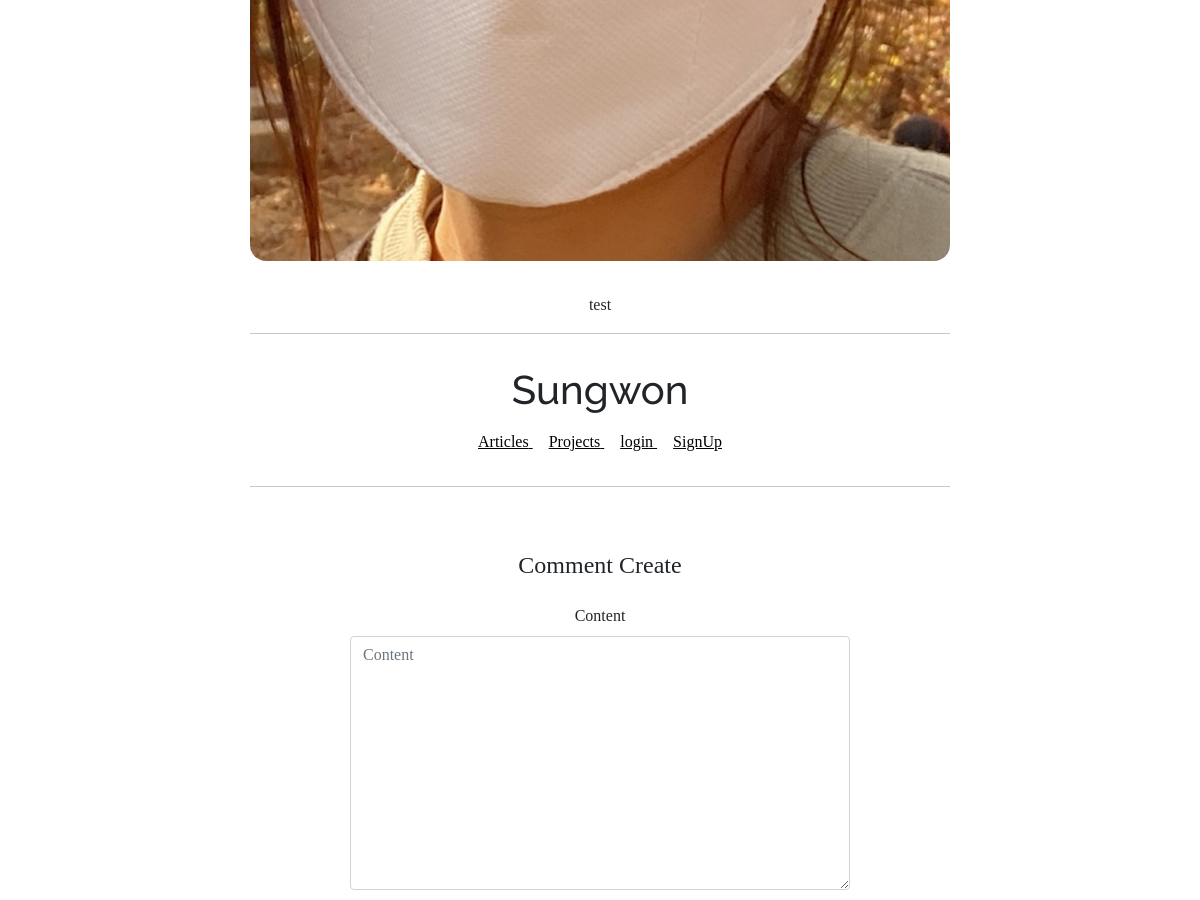
The page /articles/detail/3 (middle part) on the database as committed earlier.
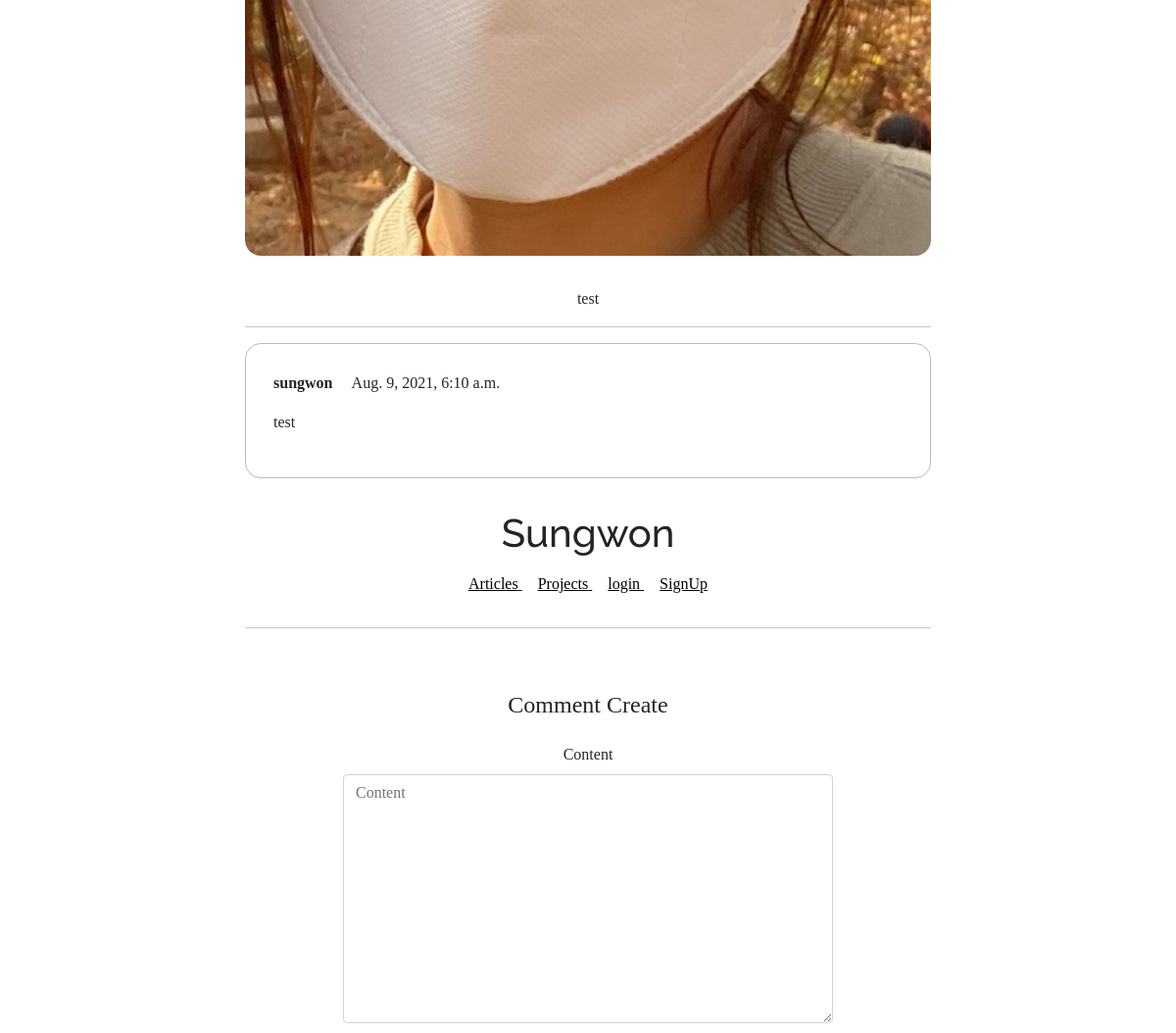
The same page on the database as committed later.
### commentapp/models.py (models this page shows)
class Comment(models.Model):
    article = models.ForeignKey(Article, on_delete=models.SET_NULL, null=True, related_name='comment')
    writer = models.ForeignKey(User, on_delete=models.SET_NULL, null=True, related_name='comment')
    content = models.TextField(null=False)
    created_at = models.DateTimeField(auto_now=True)

### profileapp/models.py (models this page shows)
class Profile(models.Model):
    user = models.OneToOneField(User, on_delete=models.CASCADE, related_name='profile')
    image = models.ImageField(upload_to='profile/', null=True)
    nickname = models.CharField(max_length=20, unique=True, null=True)
    message = models.CharField(max_length=100, null=True)

### articleapp/views.py (the view)
# urls.py: path('detail/<int:pk>', ArticleDetailView.as_view(), name='detail'),
class ArticleDetailView(DetailView, FormMixin):
    model = Article
    form_class = CommentCreationForm
    context_object_name = 'target_article'
    template_name = 'articleapp/detail.html'

### commentapp/forms.py
class CommentCreationForm(ModelForm):
    class Meta:
        model = Comment
        fields = ['content']

### articleapp/templates/articleapp/detail.html (shortened to what this page needs)
{% extends 'base.html' %}
{% block content %}
  <div>
    <div style="text-align: center; max-width: 700px; margin: 4rem auto;">
        <img style="width: 100%; border-radius: 1rem; margin: 2rem 0;"
                src="{{ target_article.image.url }}" alt="">
        <p>
            {{ target_article.content }}
        </p>
        <hr>
        {% for comment in target_article.comment.all %}
            {% include 'commentapp/detail.html' with comment=comment %}
        {% endfor %}
        {% include 'commentapp/create.html' with article=target_article %}
{% endblock %}

### commentapp/templates/commentapp/detail.html (shortened to what this page needs)
<div style="border: 1px solid; text-align: left;padding: 4%;margin: 1rem 0; border-radius: 1rem;
           border-color: #bbb;">
  <div>
    <strong>
      {{ comment.writer.profile.nickname }}
    </strong>
    {{ comment.created_at }}
  </div>
  <div style="margin: 1rem 0;">
    {{ comment.content}}
  </div>
</div>

Rows that differ between the two databases and show on the page:
added Comment: writer.profile.nickname "sungwon", created_at "Aug. 9, 2021, 6:10 a.m.", content "test"
